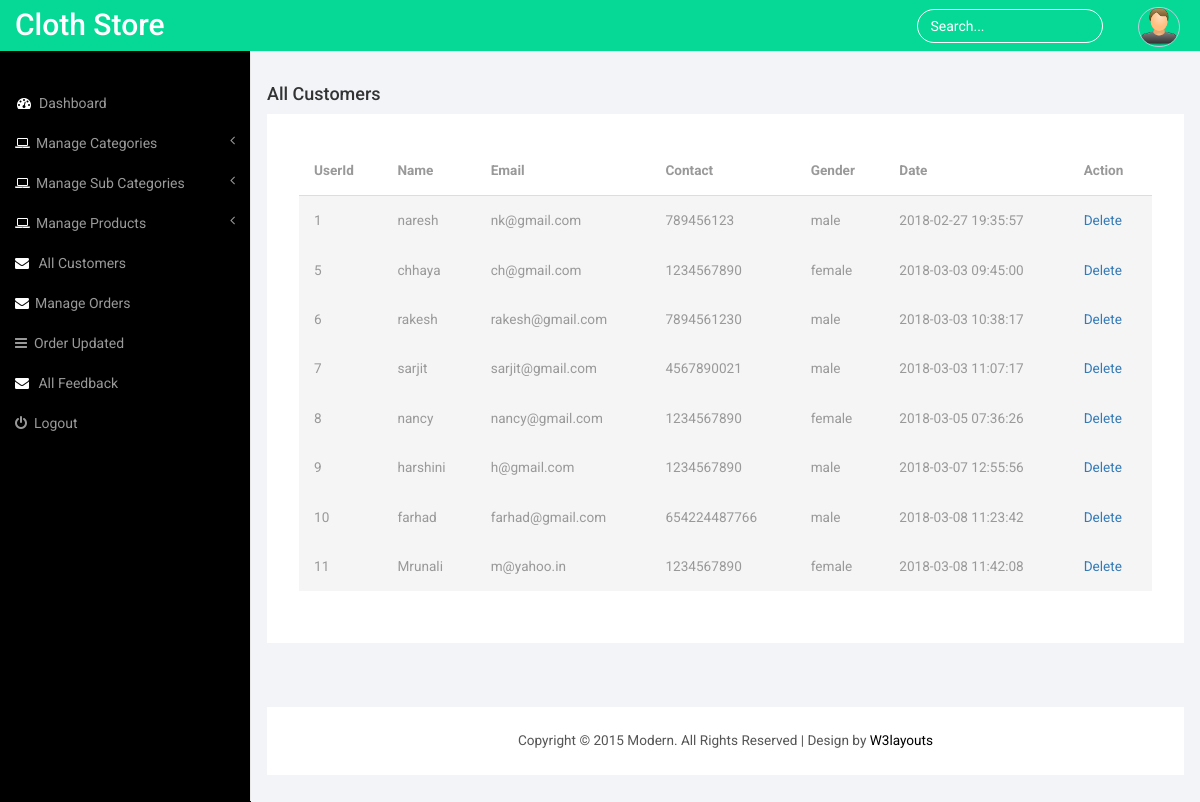
/web-tier/clothStore/admin/All_Users.php, run on the app's committed database.
### tables this page shows
CREATE TABLE IF NOT EXISTS `tbl_customers` (
  `id` int(11) NOT NULL,
  `name` varchar(30) NOT NULL,
  `email` varchar(30) NOT NULL,
  `password` varchar(50) NOT NULL,
  `contact` bigint(10) NOT NULL,
  `gender` varchar(30) NOT NULL,
  `date` timestamp NOT NULL DEFAULT CURRENT_TIMESTAMP,
  `address` varchar(255) DEFAULT NULL,
  `city` varchar(30) DEFAULT NULL,
  `state` varchar(30) DEFAULT NULL
);

### web-tier/clothStore/admin/All_Users.php (the view, shortened to what this page needs)
<?php
include 'inc/connection.php';
$result= $con->query("select * from tbl_customers");
?>
<!DOCTYPE HTML>
<html>
<head>
<link href="css/bootstrap.min.css" rel='stylesheet' type='text/css' />
<link href="css/style.css" rel='stylesheet' type='text/css' />
<link href="css/font-awesome.css" rel="stylesheet">
</head>
<body>
<div id="wrapper">
          <?php include './inc/header1.php';?>
        <div id="page-wrapper">
        <div class="col-md-12 graphs">
	   <div class="xs">
  	 <h4>All Customers</h4>
  	<div class="bs-example4" data-example-id="contextual-table">
    <table class="table">
      <thead>
        <tr>
          <th>UserId</th>
          <th>Name</th>
          <th>Email</th>
          <th>Contact</th>
          <th>Gender</th>
          <th>Date</th>
              <th>Action</th>
        </tr>
      </thead>
      <tbody>
        <?php
          while($row= $result->fetch_object())
          {
              ?>
                <tr class="active">
                <td><?php echo $row->id;?></td>
                <td><?php echo $row->name;?></td>
                 <td><?php echo $row->email;?></td>
                 <td><?php echo $row->contact;?></td>
                 <td><?php echo $row->gender;?></td>
                 <td><?php echo $row->date;?></td>
                <td><a href="">Delete</a></td>
               </tr>
              <?php
          }
          ?>
      </tbody>
    </table>
   </div>
  </div>
  <div class="copy_layout">
      <p>Copyright © 2015 Modern. All Rights Reserved | Design by <a href="http://w3layouts.com/" target="_blank">W3layouts</a> </p>
  </div>
   </div>
      </div>
   </div>
<link href="css/custom.css" rel="stylesheet">
</body>
</html>

### web-tier/clothStore/admin/css/style.css (style rules this page uses)
h4, h5, h6, h1, h2, h3 { margin-top: 0; }
p { margin: 0; }
html, body { font-family: 'Roboto', sans-serif; font-size: 100%; background:#000; overflow-x: hidden; }
body a { transition:0.5s all; -webkit-transition:0.5s all; -moz-transition:0.5s all; -o-transition:0.5s all; -ms-transition:0.5s all; }
.copy p, .copy_layout p { font-size:0.85em; color:#555; }
.copy p a, .copy_layout p a { color:#000; }
.graphs { padding: 2em 1em; background: #f2f4f8; font-family: 'Roboto', sans-serif; }
.bs-example4 { background: #fff; padding: 2em; }
.table > thead > tr > th, .table > tbody > tr > th, .table > tfoot > tr > th, .table > thead > tr > td, .table > tbody > tr > td, .table > tfoot > tr > td { border-top: none !important; }
.table > thead > tr > th, .table > tbody > tr > th, .table > tfoot > tr > th, .table > thead > tr > td, .table > tbody > tr > td, .table > tfoot > tr > td { font-size: 0.85em; color: #999; }
.table td, .table>tbody>tr>td, .table>tbody>tr>th, .table>tfoot>tr>td, .table>tfoot>tr>th, .table>thead>tr>td, .table>thead>tr>th { padding:15px !important; }
.table > thead > tr > th { border-bottom: 1px solid #ddd !important; }
.copy_layout { padding:1.5em 0; background:#fff; text-align:center; margin: 4em 0 0em 0; }

### web-tier/clothStore/admin/css/custom.css (style rules this page uses)
#wrapper { width: 100%; }
#page-wrapper { min-height: 568px; background-color: #fff; }
@media (min-width:768px) { #page-wrapper { position: inherit; margin: 0 0 0 250px; border-left: 1px solid #e7e7e7; } }

### data on the page
tbl_customers: id "1", name "naresh", email "nk@gmail.com", contact "789456123", gender "male", date "2018-02-27 19:35:57"
tbl_customers: id "5", name "chhaya", email "ch@gmail.com", contact "1234567890", gender "female", date "2018-03-03 09:45:00"
tbl_customers: id "6", name "rakesh", email "rakesh@gmail.com", contact "7894561230", gender "male", date "2018-03-03 10:38:17"
tbl_customers: id "7", name "sarjit", email "sarjit@gmail.com", contact "4567890021", gender "male", date "2018-03-03 11:07:17"
tbl_customers: id "8", name "nancy", email "nancy@gmail.com", contact "1234567890", gender "female", date "2018-03-05 07:36:26"
tbl_customers: id "9", name "harshini", email "h@gmail.com", contact "1234567890", gender "male", date "2018-03-07 12:55:56"
tbl_customers: id "10", name "farhad", email "farhad@gmail.com", contact "654224487766", gender "male", date "2018-03-08 11:23:42"
tbl_customers: id "11", name "Mrunali", email "m@yahoo.in", contact "1234567890", gender "female", date "2018-03-08 11:42:08"
